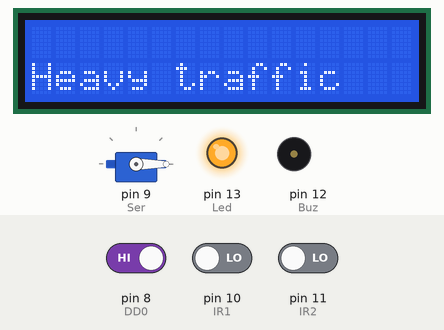
Bench run of a sketch on a simulated Arduino Uno, built with avr-gcc and run on an emulated ATmega328P. Parts: 16×2 character LCD, servo, output pins drawn as LEDs (lit = HIGH), buzzer (waves = sounding, pin HIGH). The test bench sets the inputs (shaded band); at power-on: pin 8 (DD0) HIGH, pin 11 (IR2) LOW, pin 10 (IR1) LOW.

Above: at 4.6 s.
4.7 s: pin 8 (DD0) driven LOW
10.2 s: pin 11 (IR2) driven HIGH
26.6 s: pin 8 (DD0) driven HIGH
At 27.7 s:
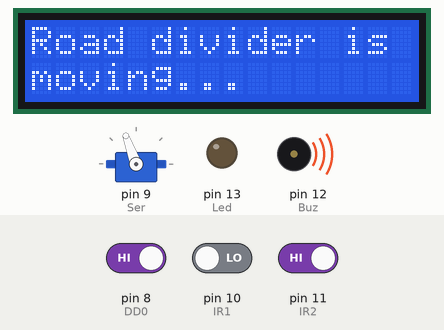
34.3 s: pin 10 (IR1) driven HIGH
At 36.2 s:
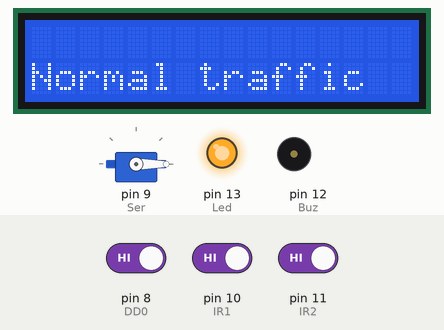
36.5 s: pin 10 (IR1) driven LOW
At 37.9 s:
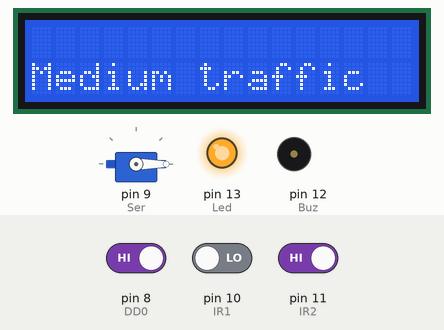
38.5 s: pin 11 (IR2) driven LOW
At 47.9 s:
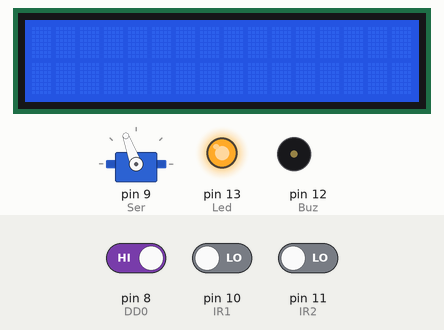
Timing chart, 0 to 48.2 s (numbered marks = the images above; inputs shaded):
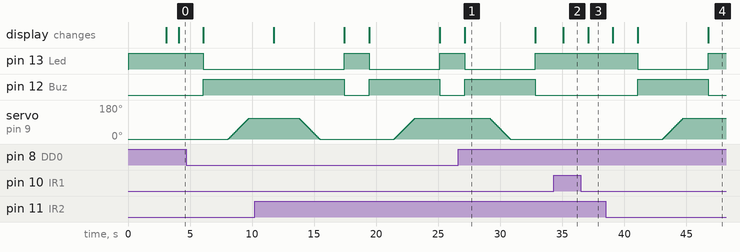

The sketch:

IoT_Road_Divider_MC.ino
```cpp
// (licence header left out)
/* Comment this out to disable prints and save space */
#define BLYNK_PRINT Serial
#define BLYNK_TEMPLATE_ID "TMPL33xWRplnj"
#define BLYNK_TEMPLATE_NAME "ROAD DIVIDER"
#define BLYNK_AUTH_TOKEN "nWd0mJ2Oz-ulLVJfXK50QV1FdK_9Uah0"

#include <Servo.h>
#include <ESP8266_Lib.h>
#include <BlynkSimpleShieldEsp8266.h>
#include <LiquidCrystal.h>    // include the library
LiquidCrystal lcd(7, 6, 5, 4, 3, 2);

BlynkTimer timer;
char auth[] = BLYNK_AUTH_TOKEN;
char ssid[] = "wifi_name";        // type your wifi name
char pass[] = "password";  // type your wifi password

#define EspSerial Serial
ESP8266 wifi(&EspSerial);

Servo servo1;
#define  DD0  8
#define  Ser  9
#define  IR1  10
#define  IR2  11
#define  Buz  12
#define  Led  13

int pos1   = 0;
int state1 = 0;
int state2 = 0;
int state3 = 0;
int state4 = 0;

int valor;
bool ledStatus = false;
unsigned long t = 0;

bool isFirstConnect = true;

#define BLYNK_GREEN     "#23C48E"
#define BLYNK_BLUE      "#04C0F8"
#define BLYNK_YELLOW    "#ED9D00"
#define BLYNK_RED       "#D3435C"
#define BLYNK_DARK_BLUE "#5F7CD8"

//********************************************************************************************
void setup()
 {
  // Debug console
  EspSerial.begin(115200);
  lcd.begin(16, 2);               // 16 characters, 2 rows
  lcd.clear();  lcd.home ();
  servo1.attach(Ser); servo1.write(pos1);
  pinMode(IR1,INPUT);  pinMode(IR2,INPUT);
  pinMode(Buz,OUTPUT); pinMode(Led,OUTPUT);
  digitalWrite(Led,HIGH);

  lcd.setCursor(0, 0);  lcd.print("   Adaptive Urban Lane   ");
  lcd.setCursor(0, 1);  lcd.print(" Management system.");
  delay(3000);
  lcd.clear();

 // Blynk.begin(auth, wifi, ssid, pass);
  timer.setInterval(1000L, send_IR12);
  timer.setInterval(2000L, send_Ambu);
 }
//********************************************************************************************
//********************************************************************************************
BLYNK_CONNECTED()
 {
  if (isFirstConnect) { Blynk.syncAll();  isFirstConnect = false; }
 }

//*******************************************************************************************
//*************************************************************************************
void send_IR12()
 {
  if(digitalRead(IR1) == HIGH && digitalRead(IR2) == HIGH)
    {
     lcd.setCursor(0, 1);  lcd.print("Normal traffic  ");
     if(state1 == 1)  { move_2(); state1 = 0; }
    }
  else if(digitalRead(IR1) == LOW && digitalRead(IR2) == HIGH)
    {
     lcd.setCursor(0, 1);  lcd.print("Medium traffic  ");
     if(state1 == 1)  { move_2(); state1 = 0; }
    }

  else if(digitalRead(IR1) == LOW && digitalRead(IR2) == LOW && state1 == 0)
    {
     lcd.setCursor(0, 1);  lcd.print("Heavy traffic   ");
     delay(2000);
     move_1();
     Blynk.logEvent("Alert", "Heavy traffic at ringroad");
     state1 = 1;
    }
 }
//*************************************************************************************
void send_Ambu()
 {
  if(digitalRead(DD0) == LOW)
    {
     lcd.setCursor(0, 0);  lcd.print("Ambulance detect");
     lcd.setCursor(0, 1);  lcd.print("keep left side..");
     delay(2000);
     if(state2 == 0)
      {
       move_1();
       state2 = 1;
      }
     }
//......................................................................................
  else if(digitalRead(DD0) == HIGH && state2 == 1)
    {
     move_2();
     state2 = 0;
    }
 }
//********************************************************************************************
void move_1()
  {
   digitalWrite(Buz,HIGH); digitalWrite(Led,LOW);
   lcd.setCursor(0, 0);  lcd.print("Road divider is ");
   lcd.setCursor(0, 1);  lcd.print("moving...       ");
   delay(2000);
   for(pos1 = 0; pos1 <= 110; pos1 += 1) { servo1.write(pos1); delay(15); }
   delay(2000); lcd.clear(); digitalWrite(Buz,LOW); digitalWrite(Led,HIGH);
  }
//********************************************************************************************
void move_2()
  {
   digitalWrite(Buz,HIGH); digitalWrite(Led,LOW);
   lcd.setCursor(0, 0);  lcd.print("Road divider is ");
   lcd.setCursor(0, 1);  lcd.print("moving...       ");
   delay(2000);
   for(pos1 = 110; pos1 >= 0; pos1 -= 1) {  servo1.write(pos1); delay(15);  }
   delay(2000); lcd.clear(); digitalWrite(Buz,LOW); digitalWrite(Led,HIGH);
  }
//********************************************************************************************
//********************************************************************************************
void loop()
 {
  //Blynk.run();
  timer.run();
 }

//********************************************************************************************
//********************************************************************************************


/* Blynk.logEvent("Alert", "Fire Alert, Take action");
  if  (digitalRead(door) == HIGH)
    {
      while ( digitalRead(door) == HIGH )
      { delay(500);}
      Blynk.notify("ALERT...! Door Vibration Detected");

      lcd.setCursor(0, 0);
      lcd.print("Alert...!!!");       // Print Something on LCD
      lcd.setCursor(0, 1);// Clearing LCD
      lcd.print("Door Vibration..");
      delay(3000);
   }
   ************MONOSTABIL push button android*****************
BLYNK_WRITE(V1)
{
  if (param.asInt())
  {
    led1.off();
    //led1.setColor(BLYNK_RED);
    //delay(1000);
    L_CD.print(0, 0, "Door: CLOSE     ");
  }
  else
  {
    led1.on();
    //led1.setColor(BLYNK_GREEN);
    //delay(1000);
    L_CD.print(0, 0, "Door: Open!    ");
  }
}

char auth[] = "fa19b9343bf645b2bc6df7b69b93db16";

// Your WiFi credentials.
// Set password to "" for open networks.
char ssid[] = "Shreedevi";
char pass[] = "Shree@2011";
   */
```

Measured:
- after the input at 26.6 s, pin 13 (Led): HIGH → LOW after 0.54 s, → HIGH 5.7 s later; pin 12 (Buz): LOW → HIGH after 0.54 s, → LOW 5.7 s later; servo on pin 9 (Ser): moves from 110° to 0° over 1.7 s, starting after 2.6 s; the display: changes after 0.54 s (image 1)
- after the input at 34.3 s, the display: changes after 0.78 s (image 2)
- after the input at 36.5 s, the display: changes after 0.58 s (image 3)
- after the input at 38.5 s, pin 13 (Led): HIGH → LOW after 2.6 s, → HIGH 5.7 s later; pin 12 (Buz): LOW → HIGH after 2.6 s, → LOW 5.7 s later; servo on pin 9 (Ser): moves from 0° to 110° over 1.7 s, starting after 4.6 s; the display: first changes after 0.58 s (image 4 shows a later state)
